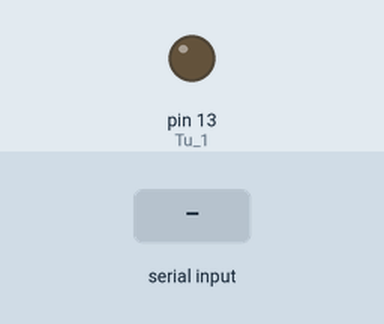
Recording of a sketch running on a simulated Arduino Uno, built with avr-gcc and run on an emulated ATmega328P. Parts: output pins drawn as LEDs (lit = HIGH). Inputs (shaded band) come from the test bench.

Above: at 1.2 s.
1.3 s: "1" received over Serial
At 2.5 s:
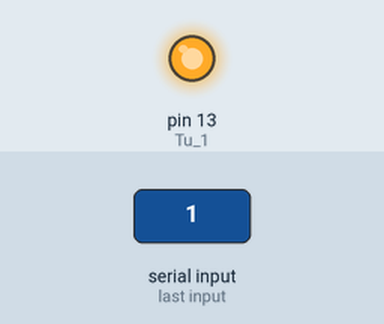
2.8 s: "0" received over Serial
At 3.9 s:
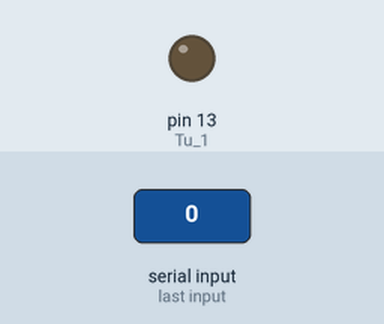
4.3 s: "3" received over Serial
At 5.0 s:
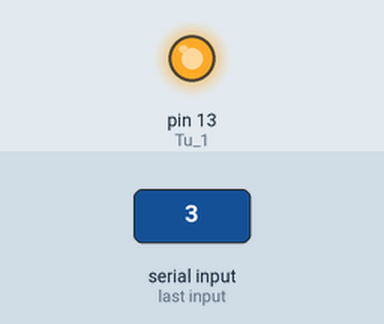
Timing chart, 0 to 7.3 s (numbered marks = the images above; inputs shaded):
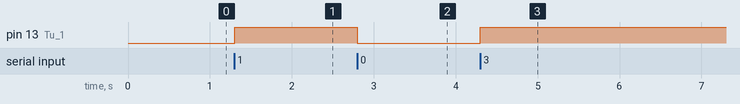

The sketch:

Arduino.ino
```cpp
#define Tu_1 13
#define Tu_2 13
#define Tu_3 13
#define Tu_4 13
int data;
void setup()
{
  pinMode(Tu_1, OUTPUT);
  pinMode(Tu_2, OUTPUT);
  pinMode(Tu_3, OUTPUT);
  pinMode(Tu_4, OUTPUT);
  Serial.begin(9600);
  digitalWrite(Tu_1, LOW);
  digitalWrite(Tu_2, LOW);
  digitalWrite(Tu_3, LOW);
  digitalWrite(Tu_4, LOW);
}

void loop()
{
  while( Serial.available() )
  {
    data = Serial.read();

    if (data == '1')
    {
      digitalWrite(Tu_1, HIGH);
    }
    if (data == '0')
    {
      digitalWrite(Tu_1, LOW);
    }

    if (data == '3')
    {
      digitalWrite(Tu_2, HIGH);
    }
    if (data == '2')
    {
      digitalWrite(Tu_2, LOW);
    }

    if (data == '5')
    {
      digitalWrite(Tu_3, HIGH);
    }
    if (data == '4')
    {
      digitalWrite(Tu_3, LOW);
    }

    if (data == '7')
    {
      digitalWrite(Tu_4, HIGH);
    }
    if (data == '6')
    {
      digitalWrite(Tu_4, LOW);
    }
  }
}
```

Measured:
- after the input at 1.3 s, pin 13 (Tu_1): LOW → HIGH at once
- after the input at 2.8 s, pin 13 (Tu_1): HIGH → LOW at once
- after the input at 4.3 s, pin 13 (Tu_1): LOW → HIGH at once
